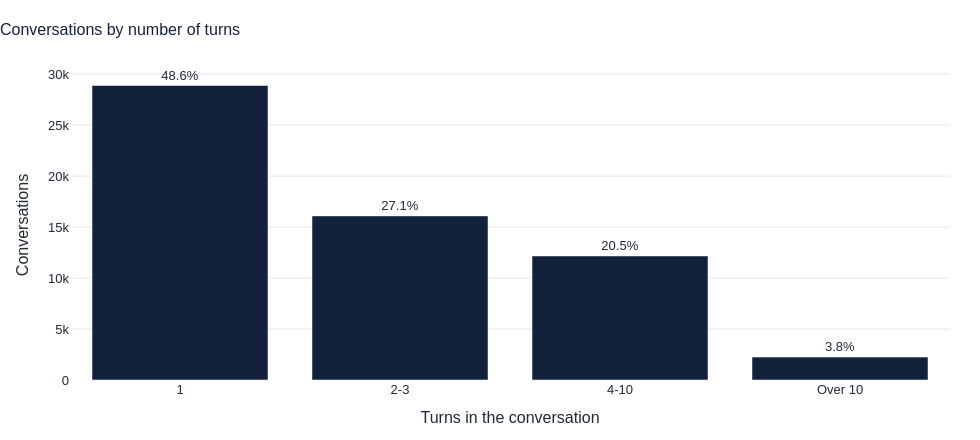

Notebook cell for this chart:
### Markdown cell above
# 8. Engagement depth

### Code cell
turns = sql("select * from gold_turns_distribution")
fig = go.Figure(go.Bar(x=turns.turn_bucket, y=turns.conversations, marker_color=NAVY,
                       text=[pct(v / turns.conversations.sum()) for v in turns.conversations], textposition="outside"))
style(fig, "Conversations by number of turns", xtitle="Turns in the conversation", ytitle="Conversations").show()

stats = sql("select avg(turn) as mean_turns, median(turn) as median_turns, max(turn) as max_turns, avg((turn > 1)::int) as multi_turn_rate from valid_conversations")
display(stats)
s = stats.iloc[0]
md(f"The mean conversation has {s.mean_turns:.2f} turns and the median has {s.median_turns:.0f}. "
   f"{pct(s.multi_turn_rate)} of conversations go past one turn. The longest has {n(s.max_turns)} turns. "
   f"In plain words: {pct(1 - s.multi_turn_rate, 0)} of conversations end after one exchange, and the rest continue.")

### Figure 1 — Plotly figure (JSON) as saved in the notebook; plotly's stock layout.template omitted (floating-point values rounded to 4 significant figures)
{"data": [{"marker": {"color": "#14213D"}, "text": ["48.6%", "27.1%", "20.5%", "3.8%"], "textposition": "outside", "type": "bar", "x": ["1", "2-3", "4-10", "Over 10"], "y": [28883, 16094, 12162, 2247]}], "layout": {"font": {"color": "#1F2937", "family": "Arial", "size": 13}, "height": 440, "legend": {"orientation": "h", "x": 0, "y": 1.12}, "margin": {"b": 60, "l": 70, "r": 30, "t": 70}, "title": {"font": {"color": "#14213D", "size": 16}, "text": "Conversations by number of turns", "x": 0}, "width": 980, "xaxis": {"showgrid": false, "title": {"text": "Turns in the conversation"}}, "yaxis": {"gridcolor": "#E5E7EB", "title": {"text": "Conversations"}, "zeroline": false}}}
